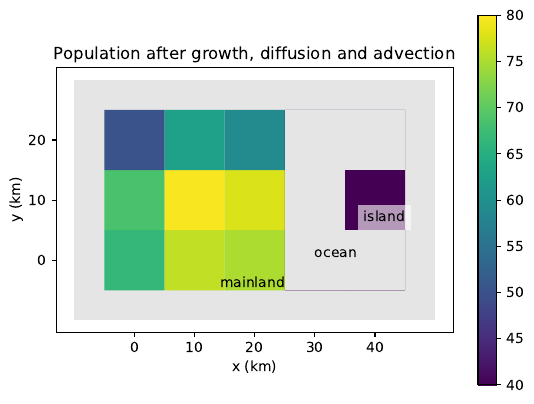

Write Python code to recreate this figure.
######################################################
# Example simulation with
# - lifecycle, diffusion and advection of a single species
# The lifecycle is governed by the logistic equation.
# An island is separated from the mainland.
# A species initially exists only on the mainland,
# but advection carries it to the island.
#
######################################################
# Import libraries
import os
import sys
import array

# so we can find our ../code no matter how we are called
findbin = os.path.dirname(os.path.realpath(sys.argv[0]))
sys.path.append(findbin + "/../code")

from grid import Grid
from cellDynamics import CellDynamicsLogistic1_1
from spatialDynamics import SpatialDynamics
from wind import Wind
from populationsAndParameters import PopulationsAndParameters

######################################################
# Setup the 10km x 10km grid with 5 x 3 spatial locations
# The units (km) are arbitrary at this stage, but
# later, the diffusion coefficient and wind velocity
# must be defined in the same units
g1 = Grid(0, 0, 10.0, 5, 3)

######################################################
# Set the active and inactive cells.
# Pictorially, these are:
# m m m * *
# m m m * i
# m m m * *
# where
# - "m" denotes the mainland
# - "*" an inactive cell (the ocean)
# - "i" denotes the island
# Note that the code always assumes that a "instant-kill zone"
# always exists around the grid, so the situation really
# looks like:
# + + + + + + +
# + m m m * * +
# + m m m * i +
# + m m m * * +
# + + + + + + +
# where "+" indicates a cell that instantly kills all
# species if they advect or diffuse there.
g1.setActiveAndInactive("island_active_inactive.csv")

######################################################
# define the lifecycle dynamics to be governed by the
# logistic equation.
cell = CellDynamicsLogistic1_1()

######################################################
# Using CellDynamicsLogistic1_1() means that at each
# spatial location there is:
# - 1 population
# - 1 parameter, which is the carrying capacity
# Define the populations and parameters over the grid:
all_pops = PopulationsAndParameters(g1, cell)
# The carrying capacity is set at 100
pop_and_param_array = all_pops.getQuantities()
for i in range(g1.getNumActiveCells()):
   pop_and_param_array[2 * i + 1] = 100
# Introduce 50 individuals at (x, y) = (10, 0)
all_pops.setPopulationAndParametersFromXY(10, 0, [50, 100])

######################################################
# put these populations into the spatial structure
spatial = SpatialDynamics(g1, all_pops)

######################################################
# Define the wind
# advection_wind.csv sets the advection velocity to
# (80, 0) km/day in all cells
# With the PDF = [[0.25, 1.0]] this means that 100% of
# individuals that advect will move 0.25*80 = 20km
# (which happens to be the distance to the island)
# towards the positive x direction every timestep
wind = Wind("island_wind.csv", "dummy.csv", [[0.25, 1.0]], g1)
wind.parseRawFile()

######################################################
# Evolve in time
dt = 1.0 # time step size, with units of days
t = 0
for i in range(730): # 2 years
   # perform the lifecycle evolution (solve the logistic equation)
   spatial.evolveCells(dt)
   # diffuse with diffusion coefficient 0.1 km^2/day
   spatial.diffuse(dt, 0.1)
   # The following means that 0.1% of the population will
   # advect using the wind: the remaining will not advect
   spatial.advect(array.array('f', [0.001]), wind)
   t += dt

######################################################
# Output useful information
spatial.outputCSV("island.csv", 0, "0", "")

######################################################
# Plot results
import matplotlib.pyplot as plt
import matplotlib.patches as patches
import numpy as np

xvals, yvals = np.meshgrid(np.linspace(0, 40, 5), np.linspace(0, 20, 3))
data = []
with open("island.csv", "r") as f:
   f.readline()
   f.readline()
   for y in range(3):
      data.append(list(map(float, f.readline().strip().split(","))))
fig, ax = plt.subplots()
# blank out the surrounding "ocean"
ax.add_patch(patches.Rectangle((-10, -10), 60, 40, linewidth = 0, facecolor = 'black', alpha = 0.1))
c = ax.pcolormesh(xvals, yvals, data, cmap = 'viridis', vmin = 40, vmax = 80, shading = 'auto')
# blank out the intervening "ocean"
ax.add_patch(patches.Rectangle((25, -5), 10, 30, linewidth = 0, facecolor = 'white'))
ax.add_patch(patches.Rectangle((25, -5), 10, 30, linewidth = 0, facecolor = 'black', alpha = 0.1))
ax.add_patch(patches.Rectangle((35, -5), 10, 10, linewidth = 0, facecolor = 'white'))
ax.add_patch(patches.Rectangle((35, -5), 10, 10, linewidth = 0, facecolor = 'black', alpha = 0.1))
ax.add_patch(patches.Rectangle((35, 15), 10, 10, linewidth = 0, facecolor = 'white'))
ax.add_patch(patches.Rectangle((35, 15), 10, 10, linewidth = 0, facecolor = 'black', alpha = 0.1))
plt.text(25, -5, "mainland", horizontalalignment = 'right', verticalalignment = 'bottom')
plt.text(45, 6, "island", bbox=dict(facecolor='white', alpha=0.6, linewidth=0), horizontalalignment = 'right', verticalalignment = 'bottom')
plt.text(30, 0, "ocean", horizontalalignment = 'left', verticalalignment = 'bottom')
fig.colorbar(c, ax = ax)
plt.xlabel("x (km)")
plt.ylabel("y (km)")
plt.title("Population after growth, diffusion and advection")
plt.gca().set_aspect('equal')
plt.xticks([0, 10, 20, 30, 40])
plt.yticks([0, 10, 20])
plt.savefig("island.pdf", bbox_inches = 'tight')
plt.show()
plt.close()

sys.exit(0)
